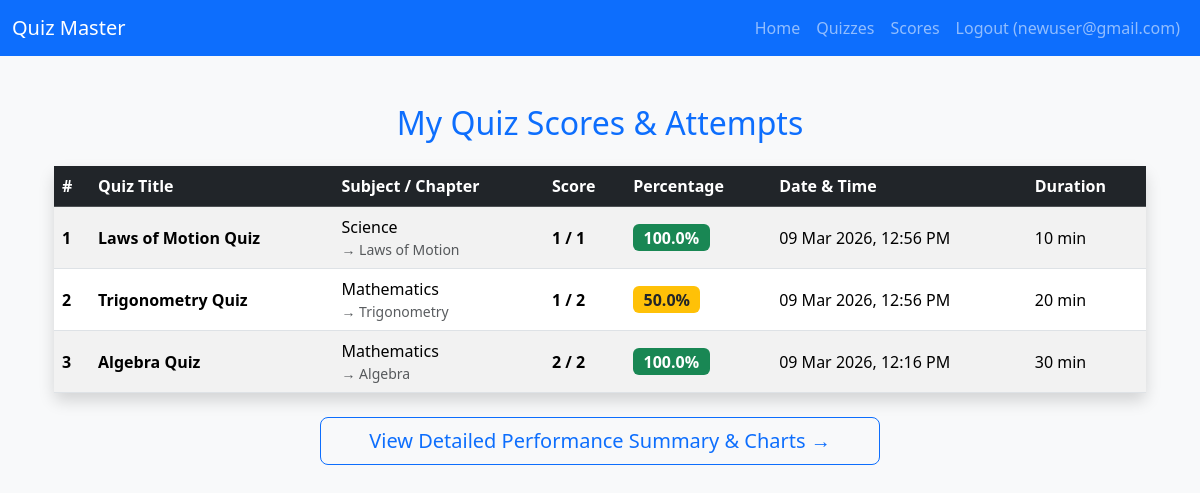
Screenshot of /user/scores (signed in) with the database file from the repository.
### models.py (models this page shows, shortened)
class User(db.Model, UserMixin):
    __tablename__ = 'users'
    id = db.Column(db.Integer, primary_key=True)
    username = db.Column(db.String(80), unique=True, nullable=False)
    email = db.Column(db.String(120), unique=True, nullable=False)
    password_hash = db.Column(db.String(255), nullable=False)
    full_name = db.Column(db.String(100))
    qualification = db.Column(db.String(100))
    dob = db.Column(db.Date)
    role = db.Column(db.String(20), default='user')  # 'admin' or 'user'
    scores = db.relationship('Score', backref='user', lazy=True)

class Score(db.Model):
    id = db.Column(db.Integer, primary_key=True)
    user_id = db.Column(db.Integer, db.ForeignKey('users.id'), nullable=False)
    quiz_id = db.Column(db.Integer, db.ForeignKey('quiz.id'), nullable=True)   # ← change to True
    score = db.Column(db.Integer, nullable=False)
    total = db.Column(db.Integer, nullable=False)
    attempted_at = db.Column(db.DateTime, default=datetime.utcnow)

class Quiz(db.Model):
    id = db.Column(db.Integer, primary_key=True)
    title = db.Column(db.String(200), nullable=False)
    chapter_id = db.Column(db.Integer, db.ForeignKey('chapter.id'), nullable=False)
    scheduled_date = db.Column(db.Date)
    duration_minutes = db.Column(db.Integer, default=30)
    questions = db.relationship('Question', backref='quiz', lazy=True, cascade="all, delete-orphan")
    scores = db.relationship('Score', backref='quiz', lazy=True, cascade="all, delete-orphan")

class Subject(db.Model):
    id = db.Column(db.Integer, primary_key=True)
    name = db.Column(db.String(100), unique=True, nullable=False)
    description = db.Column(db.Text)
    chapters = db.relationship('Chapter', backref='subject', lazy=True, cascade="all, delete-orphan")

class Chapter(db.Model):
    id = db.Column(db.Integer, primary_key=True)
    name = db.Column(db.String(150), nullable=False)
    description = db.Column(db.Text)
    subject_id = db.Column(db.Integer, db.ForeignKey('subject.id'), nullable=False)
    quizzes = db.relationship('Quiz', backref='chapter', lazy=True, cascade="all, delete-orphan")

### routes/user.py (the view)
    def decorated_function(*args, **kwargs):
        if not current_user.is_authenticated or current_user.role != 'user':
            flash("This area is for registered users only.", "warning")
            return redirect(url_for('main.index'))
        return f(*args, **kwargs)

### app.py (called while the page is built)
@login_manager.user_loader
def load_user(user_id):
    return User.query.get(int(user_id))

@app.context_processor
def utility_processor():
    def current_time():
        return datetime.now().date()  # or datetime.now() if you want time too
    return dict(current_time=current_time)

### routes/user.py (called while the page is built)
def user_required(f):
    def decorated_function(*args, **kwargs):
        if not current_user.is_authenticated or current_user.role != 'user':
            flash("This area is for registered users only.", "warning")
            return redirect(url_for('main.index'))
        return f(*args, **kwargs)
    decorated_function.__name__ = f.__name__
    return decorated_function

@user_bp.route('/scores')
@login_required
@user_required
def scores():
    user_scores = Score.query.filter_by(user_id=current_user.id)\
                             .join(Quiz)\
                             .order_by(Score.attempted_at.desc())\
                             .all()
    return render_template('user/scores.html', scores=user_scores)

### templates/user/scores.html (shortened to what this page needs)
{% extends "base.html" %}
{% block content %}
<div class="container py-4">
  <h2 class="mb-4 text-center text-primary">My Quiz Scores & Attempts</h2>
  {% if scores %}
  <div class="card shadow border-0">
    <div class="card-body p-0">
      <div class="table-responsive">
        <table class="table table-hover table-striped align-middle mb-0">
          <thead class="table-dark">
            <tr>
              <th scope="col">#</th>
              <th scope="col">Quiz Title</th>
              <th scope="col">Subject / Chapter</th>
              <th scope="col">Score</th>
              <th scope="col">Percentage</th>
              <th scope="col">Date & Time</th>
              <th scope="col">Duration</th>
            </tr>
          </thead>
          <tbody>
            {% for score in scores %}
            <tr>
              <th scope="row">{{ loop.index }}</th>
              <td>
                <strong>{{ score.quiz.title }}</strong>
              </td>
              <td>
                {{ score.quiz.chapter.subject.name }}
                <small class="text-muted d-block">
                  → {{ score.quiz.chapter.name }}
                </small>
              </td>
              <td class="fw-bold">
                {{ score.score }} / {{ score.total }}
              </td>
              <td>
                {% set percentage = (score.score / score.total * 100) if score.total > 0 else 0 %}
                <span class="badge fs-6
                  {% if percentage >= 80 %}bg-success
                  {% elif percentage >= 50 %}bg-warning text-dark
                  {% else %}bg-danger{% endif %}">
                  {{ percentage|round(1) }}%
                </span>
              </td>
              <td>
                {{ score.attempted_at.strftime('%d %b %Y, %I:%M %p') }}
              </td>
              <td>
                {{ score.quiz.duration_minutes }} min
              </td>
            </tr>
            {% endfor %}
          </tbody>
        </table>
      </div>
    </div>
  </div>
  <div class="text-center mt-4">
    <a href="{{ url_for('user.summary') }}" class="btn btn-outline-primary btn-lg px-5">
      View Detailed Performance Summary & Charts →
    </a>
  </div>
  {% endif %}
</div>
{% endblock %}

### templates/includes/navbar.html (shortened to what this page needs)
<nav class="navbar navbar-expand-lg navbar-dark bg-primary">
  <div class="container-fluid">
    <a class="navbar-brand" href="{{ url_for('main.index') }}">Quiz Master</a>
    <div class="collapse navbar-collapse" id="navbarNav">
      <ul class="navbar-nav ms-auto">
        {% if current_user.is_authenticated %}
          {% if current_user.role == 'admin' %}
            <li class="nav-item"><a class="nav-link" href="{{ url_for('admin.dashboard') }}">Dashboard</a></li>
            <li class="nav-item"><a class="nav-link" href="{{ url_for('admin.subjects') }}">Subjects</a></li>
          {% else %}
            <li class="nav-item"><a class="nav-link" href="{{ url_for('user.dashboard') }}">Home</a></li>
            <li class="nav-item"><a class="nav-link" href="{{ url_for('user.upcoming') }}">Quizzes</a></li>
            <li class="nav-item"><a class="nav-link" href="{{ url_for('user.scores') }}">Scores</a></li>
          {% endif %}
          <li class="nav-item"><a class="nav-link" href="{{ url_for('auth.logout') }}">Logout ({{ current_user.username }})</a></li>
        {% else %}
          <li class="nav-item"><a class="nav-link" href="{{ url_for('auth.login') }}">Login</a></li>
          <li class="nav-item"><a class="nav-link" href="{{ url_for('auth.register') }}">Register</a></li>
        {% endif %}
      </ul>
    </div>
  </div>
</nav>

### static/css/style.css (style rules this page uses)
body { font-family: 'Segoe UI', Tahoma, Geneva, Verdana, sans-serif; }
.card { transition: box-shadow 0.3s; }

### rows the page displays
User: username "newuser@gmail.com"
Score: quiz "Laws of Motion Quiz", quiz.chapter.subject.name "Science", quiz.chapter.name "Laws of Motion", score "1", total "1", percentage "100.0", attempted_at "09 Mar 2026, 12:56 PM", quiz.duration_minutes "10"
Score: quiz "Trigonometry Quiz", quiz.chapter.subject.name "Mathematics", quiz.chapter.name "Trigonometry", score "1", total "2", percentage "50.0", attempted_at "09 Mar 2026, 12:56 PM", quiz.duration_minutes "20"
Score: quiz "Algebra Quiz", quiz.chapter.subject.name "Mathematics", quiz.chapter.name "Algebra", score "2", total "2", percentage "100.0", attempted_at "09 Mar 2026, 12:16 PM", quiz.duration_minutes "30"
